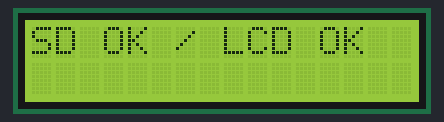
Simulated run of this sketch. Board: Arduino Uno, built with avr-gcc and run on an emulated ATmega328P. Shown: 16×2 character LCD. Sleep ends after the set time or at an interrupt; storage starts empty; what the sketch prints to the serial monitor is not drawn.

Above: at 0.1 s.
At 2.2 s:
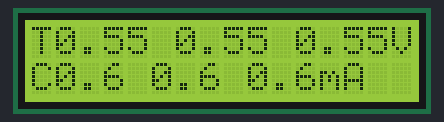
At 62.2 s:
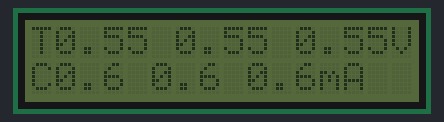

Measured:
- what the display in image 1 shows lasts 60.0 s, from 2.2 s to 62.2 s

The sketch:

sistema_monitoramento.ino
```cpp
#include <Wire.h>
#include <LiquidCrystal_I2C.h>
#include <SPI.h>
#include <SD.h>
#include <avr/sleep.h>
#include <avr/wdt.h>

LiquidCrystal_I2C lcd(0x27, 16, 2);

const int chipSelect = 4;
const int reator1 = A0;
const int reator2 = A1;
const int reator3 = A2;

// Resistências diferentes para cada reator (em ohms)
const float resistencia1 = 965.0;
const float resistencia2 = 969.0;
const float resistencia3 = 973.0;

volatile bool wdt_triggered = false;
int ciclos_sleep = 450; // 8s × 450 = ~1h

void setup() {
  pinMode( reator1, INPUT );
  pinMode( reator2, INPUT );
  pinMode( reator3, INPUT );

  Serial.begin(9600);
  analogReference( INTERNAL );

  lcd.init();
  lcd.backlight();

  if (!SD.begin(chipSelect)) {
    Serial.println("Erro ao iniciar SD");
    lcd.setCursor(0, 0);
    lcd.print("Erro SD Card!");
    while (1);
  }

  lcd.setCursor(0, 0);
  lcd.print("SD OK / LCD OK");
  delay(2000);
  lcd.clear();

  setupWatchdog();
}

void loop() {
  lcd.backlight();

  // Leituras
  int leitura1 = analogRead(reator1);
  int leitura2 = analogRead(reator2);
  int leitura3 = analogRead(reator3);

  float tensao1 = leitura1 * (1.1 / 1023.0);
  float tensao2 = leitura2 * (1.1 / 1023.0);
  float tensao3 = leitura3 * (1.1 / 1023.0);

  float corrente1 = tensao1 / resistencia1;
  float corrente2 = tensao2 / resistencia2;
  float corrente3 = tensao3 / resistencia3;

  // Serial Monitor
  Serial.print("Tensoes (V): ");
  Serial.print(tensao1, 2); Serial.print(" ");
  Serial.print(tensao2, 2); Serial.print(" ");
  Serial.print(tensao3, 2);
  Serial.print(" | Correntes (mA): ");
  Serial.print(corrente1 * 1000, 1); Serial.print(" ");
  Serial.print(corrente2 * 1000, 1); Serial.print(" ");
  Serial.println(corrente3 * 1000, 1);

  // Exibição no LCD
  lcd.clear();
  lcd.setCursor(0, 0);
  lcd.print("T");
  lcd.print(tensao1, 2); lcd.print(" ");
  lcd.print(tensao2, 2); lcd.print(" ");
  lcd.print(tensao3, 2);
  lcd.print("V");

  lcd.setCursor(0, 1);
  lcd.print("C");
  lcd.print(corrente1 * 1000, 1); lcd.print(" ");
  lcd.print(corrente2 * 1000, 1); lcd.print(" ");
  lcd.print(corrente3 * 1000, 1);
  lcd.print("mA");

  // Gravação no SD
  File dataFile = SD.open("datalog.txt", FILE_WRITE);
  if (dataFile) {
    dataFile.print("Tempo: ");
    dataFile.print(millis() / 1000);
    dataFile.print("s");

    dataFile.print(", Reator1: ");
    dataFile.print(tensao1, 2); dataFile.print("V ");
    dataFile.print(corrente1 * 1000, 2); dataFile.print("mA");

    dataFile.print(", Reator2: ");
    dataFile.print(tensao2, 2); dataFile.print("V ");
    dataFile.print(corrente2 * 1000, 2); dataFile.print("mA");

    dataFile.print(", Reator3: ");
    dataFile.print(tensao3, 2); dataFile.print("V ");
    dataFile.print(corrente3 * 1000, 2); dataFile.println("mA");

    dataFile.close();
  } else {
    Serial.println("Erro ao gravar no SD");
  }

  delay(60000); // Espera acordado por 60 segundos

  lcd.noBacklight();

  // Dorme por ~1 hora
  for (int i = 0; i < ciclos_sleep; i++) {
    dormirComWatchdog();
  }
}

// === Sleep com Watchdog ===
void setupWatchdog() {
  MCUSR &= ~(1 << WDRF);
  WDTCSR |= (1 << WDCE) | (1 << WDE);
  WDTCSR = (1 << WDIE) | (1 << WDP3); // 8s
}

void dormirComWatchdog() {
  wdt_triggered = false;
  set_sleep_mode(SLEEP_MODE_PWR_DOWN);
  sleep_enable();
  noInterrupts();
  sleep_bod_disable();
  interrupts();
  sleep_cpu();
  sleep_disable();
}

ISR(WDT_vect) {
  wdt_triggered = true;
}
```
